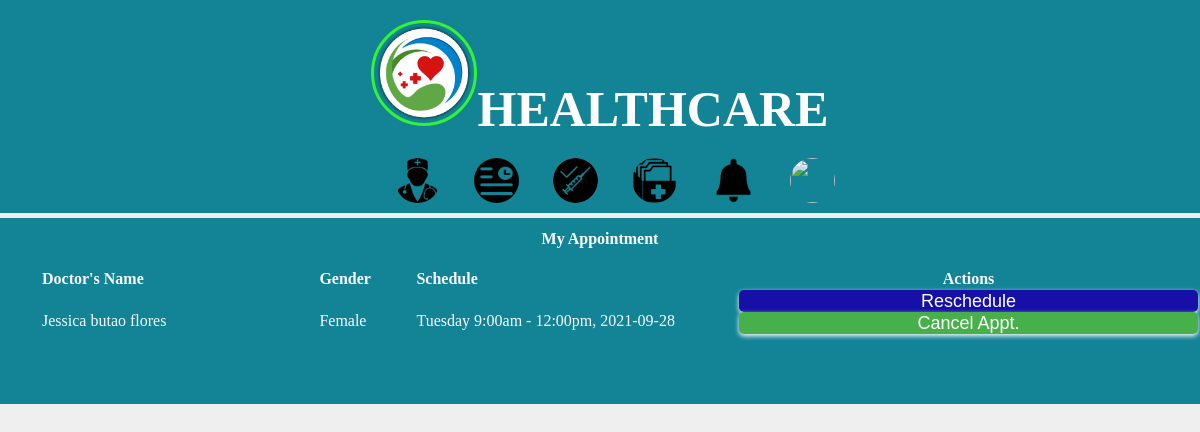
The page /patient/pappointment.php (signed in) on the database its author committed.
### tables this page shows
CREATE TABLE IF NOT EXISTS `tbl_responded_appointments` (
  `rpa_id` int NOT NULL AUTO_INCREMENT,
  `doctor_id` int NOT NULL,
  `doctor_fullname` varchar(100) NOT NULL,
  `doctor_gender` varchar(100) NOT NULL,
  `patient_id` int NOT NULL,
  `patient_fullname` varchar(100) NOT NULL,
  `patient_gender` varchar(100) NOT NULL,
  `schedule` varchar(100) NOT NULL,
  `respond_type` varchar(100) NOT NULL,
  `recommended_doctor` varchar(200) NOT NULL,
  `recommended_clinic` varchar(250) NOT NULL,
  `comments` varchar(250) NOT NULL,
  PRIMARY KEY (`rpa_id`)
);

### connection/patientsession.php (called while the page is built, shortened)
<?php
$session_id=$_SESSION['patient_id'];
?>

### patient/pappointment.php (the view, shortened to what this page needs)
<?php
include('../connection/patientsession.php');
?>
<html>
<head>
</head>
<link rel="stylesheet" type="text/css" href="../css/biginter.css">
<link rel="stylesheet" type="text/css" href="../css/background.css">
<link rel="stylesheet" type="text/css" href="../css/icons.css">
<link rel="stylesheet" type="text/css" href="../css/panel.css">
<link rel="stylesheet" type="text/css" href="../css/buttons.css">
<link rel="stylesheet" type="text/css" href="../css/formcontainers.css">
<link rel="stylesheet" type="text/css" href="../css/scrollbar.css">
<link rel="stylesheet" type="text/css" href="../css/protected.css">
<body oncontextmenu="return false;">
	<div class="header">
		<center>
			<h1 class="headerh3"><img class="clinic" src="../icons/healthcarelogo.png">Healthcare</h1>
				<nav>
					<a class="blacked" href="preqappointment.php"><img src="../icons/reqappointment.png" class="panelicons"></a>
					<a class="blacked" href="pappointment.php"><img src="../icons/myappointment.png" class="panelicons"></a>
					<a class="blacked" href="pvaccine.php"><img src="../icons/vaccine.png" class="panelicons"></a>
					<a class="blacked" href="pmedicalhistory.php"><img src="../icons/medicalhistory.png" class="panelicons"></a>
					<a class="blacked" href="pnotification.php"><img src="../icons/notification.png" class="panelicons"></a>
					<a class="blacked" href="psettings.php"><img src="../icons/settings.png" class="panelicons"></a>
				</nav>
		</center>
	</div>
	<div class="div2">
		<center>
			<h4>My Appointment</h4>
		</center>
	</div>
	<div class="div3">
		 	<table style="margin-left: 40px; color: ghostwhite; text-align: left;" cellpadding="10" >
		 		<tr>
		 			<th style="width: 300px;">Doctor's Name</th>
		 			<th style="width: 100px;">Gender</th>
		 			<th style="width: 350px;">Schedule</th>
		 			<th style="width: 500px; text-align: center;">Actions</th>
		 		</tr>
		 		<?php
					include_once('../connection/connection.php');
					$showapprovedapp="SELECT * FROM tbl_responded_appointments WHERE patient_id ='$session_id'";
					$approvedapp=mysqli_query($conn, $showapprovedapp);
				?>
		 		<?php
		 			if ($approvedapp) {
		 				foreach ($approvedapp as $rows) {
		 		?>
		 		<tbody>
		 		<tr>
		 			<td style="text-align: left;"><?php echo $rows['doctor_fullname'];?></td>
		 			<td style="text-align: left;"><?php echo $rows['doctor_gender'];?></td>
		 			<td style="text-align: left;"><?php echo $rows['schedule'];?></td>
		 			<td style="text-align: center;">
		 				<button class="btn_resched" name="reschedule" id="reschedule" value="<?php echo $rows['rpa_id'];?>">Reschedule</button>
		 				<br>
		 				<button type="button" class="btn_view" id="cancelappt" name="cancelappt" value="Cancel Appt."onclick="parent.location='cancelappointment.php?rpa_id=<?php echo $rows['rpa_id'];?>'">Cancel Appt.</button>
		 				<br><br>
		 				</td>
		 			</tr>
		 			<?php
		 				}
		 			}
		 		?>
		 			</table>
	</div>
</body>
</html>

### css/biginter.css (style rules this page uses)
* { margin: 0; padding: 0; list-style: none; text-decoration: none; }
.header { background-color: #138496; width: auto; height: 160px; position: inherit; flex-direction: row; padding-bottom: 30px; }
.header h1, .header a { color: white; text-transform: uppercase; }
.headerh3 { color: #17FF17; padding-top: 30px; font-size: 50px; align-content: center; text-align: center; margin-bottom: 20px; background-size: cover; display: block; width: 100%; }
.clinic { height: 100px; width: 100px; border-radius: 50%; margin-top: -10px; border: 3px solid #34F234; }

### css/background.css (style rules this page uses)
body { background-color: #EFEFEF; font-family: Raleway; padding-bottom: 100px; }

### css/panel.css (style rules this page uses)
.div2 { height: 30px; width: auto; background-color: #138496; margin-top: -15px; padding-bottom: 8px; }
.div3 { height: auto; width: auto; background-color: #138496; margin-top: 5px; padding-bottom: 50px; padding-top: 50px; }
a { color: white; padding-top: 3px; text-decoration: none; padding-top: 55px; }
h4 { color: white; text-decoration: none; padding-top: 55px; }
img { height: 170px; width: 170px; margin-top: 30px; border-radius: 50%; border: 1px solid #D4D4D4; }

### css/buttons.css (style rules this page uses)
@media screen and (min-width: 1024px) { button { font-size: 18px; } }
.btn_view { background-color: #48B04A; color: white; width: 100%; height: 22px; border-radius: 5px; border: currentColor; box-shadow: 0px 2px 5px 0px; cursor: pointer; align-items: center; }
.btn_resched { background-color: #160FA8; color: white; width: 100%; height: 22px; border-radius: 5px; border: currentColor; box-shadow: 0px 2px 5px 0px; cursor: pointer; }

### css/protected.css (style rules this page uses)
body { -webkit-user-select: none; -moz-user-select: none; -ms-user-select: none; user-select: none; }

### rows shown on the page
tbl_responded_appointments: doctor_fullname "Jessica butao flores", doctor_gender "Female", schedule "Tuesday 9:00am - 12:00pm, 2021-09-28", $rows['rpa_id'] 57 (drawn)
